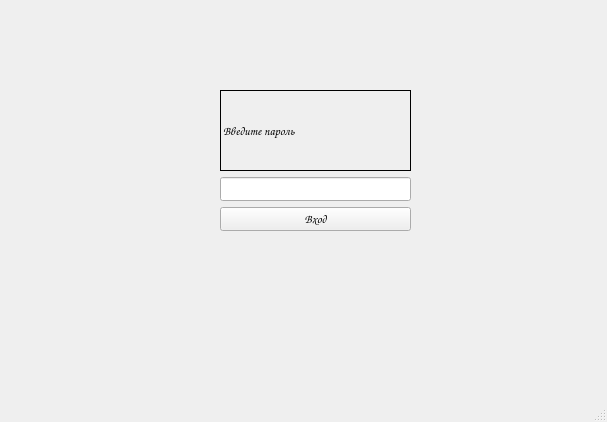
<?xml version="1.0" encoding="UTF-8"?>
<ui version="4.0">
 <class>MainWindow</class>
 <widget class="QMainWindow" name="MainWindow">
  <property name="geometry">
   <rect>
    <x>0</x>
    <y>0</y>
    <width>607</width>
    <height>422</height>
   </rect>
  </property>
  <property name="minimumSize">
   <size>
    <width>400</width>
    <height>300</height>
   </size>
  </property>
  <property name="font">
   <font>
    <family>Comic Sans MS</family>
   </font>
  </property>
  <property name="windowTitle">
   <string>MainWindow</string>
  </property>
  <property name="autoFillBackground">
   <bool>true</bool>
  </property>
  <widget class="QWidget" name="centralwidget">
   <widget class="QWidget" name="layoutWidget">
    <property name="geometry">
     <rect>
      <x>220</x>
      <y>90</y>
      <width>191</width>
      <height>141</height>
     </rect>
    </property>
    <layout class="QVBoxLayout" name="verticalLayout">
     <item>
      <widget class="QLabel" name="label">
       <property name="layoutDirection">
        <enum>Qt::LeftToRight</enum>
       </property>
       <property name="autoFillBackground">
        <bool>false</bool>
       </property>
       <property name="frameShape">
        <enum>QFrame::Panel</enum>
       </property>
       <property name="text">
        <string>Введите пароль</string>
       </property>
      </widget>
     </item>
     <item>
      <widget class="QLineEdit" name="Pin">
       <property name="echoMode">
        <enum>QLineEdit::Password</enum>
       </property>
      </widget>
     </item>
     <item>
      <widget class="QPushButton" name="pushButton">
       <property name="text">
        <string>Вход</string>
       </property>
      </widget>
     </item>
    </layout>
   </widget>
  </widget>
  <widget class="QMenuBar" name="menubar">
   <property name="geometry">
    <rect>
     <x>0</x>
     <y>0</y>
     <width>607</width>
     <height>23</height>
    </rect>
   </property>
  </widget>
  <widget class="QStatusBar" name="statusbar"/>
 </widget>
 <resources/>
 <connections/>
</ui>
